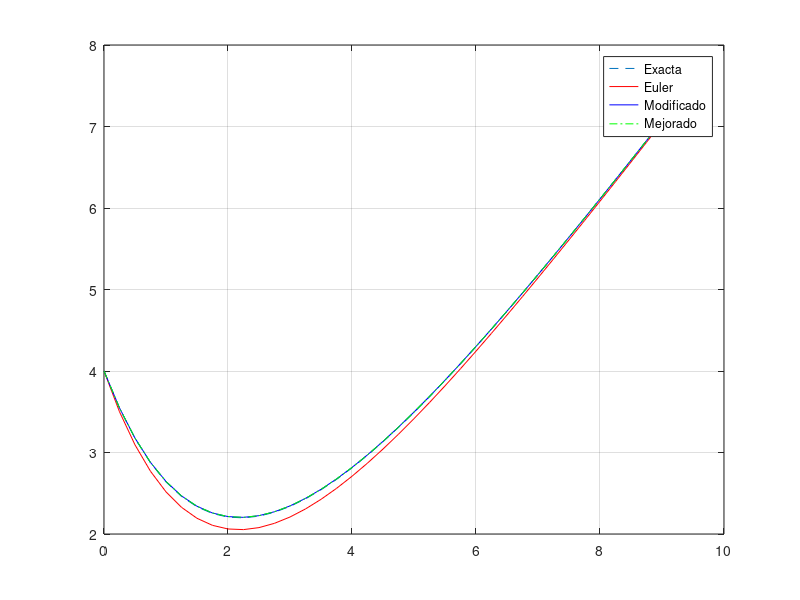
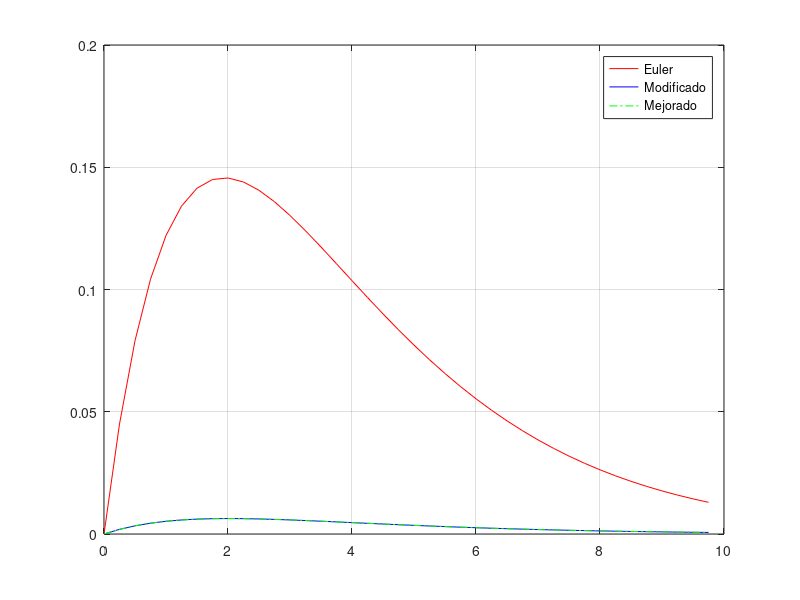

MATLAB code to generate these figures, in order:
function graf_ej3
    y0 = 4;
    t0 = 0;
    Dt = 0.25;
    NDt = 40;
    w = 1/2;

    yEuler=zeros(NDt,1);
    yMej=zeros(NDt,1);
    yMod=zeros(NDt,1);
    t=zeros(NDt,1);
    exacta=zeros(NDt,1);

    yEuler(1) = y0;
    yMej(1) = y0;
    yMod(1) = y0;
    t(1) = t0;

    function edo = f_edo(y,t)
        edo = (t/2) - (1/2)*y;
    end

    # Euler
    for j=1:NDt -1
        k1 = Dt * f_edo(yEuler(j),t(j));

        yEuler(j+1) = yEuler(j) + k1;
        t(j+1) = t(j) + Dt;
    end

    # Euler Modificado
    for j=1:NDt - 1
        k1 = Dt * f_edo(yMod(j),t(j));

        yg = yMod(j) + k1/(2*w);
        tg = t(j) + Dt/(2*w);

        k2 = Dt * f_edo(yg,tg);

        yMod(j+1) = yMod(j) + ((1-w) * k1) + (w * k2);
        t(j+1) = t(j) + Dt;
    end

    # Euler Mejorado
    for j=1: NDt - 1
        k1 = Dt * f_edo(yMej(j),t(j));
        
        yg = yMej(j) + k1;
        tg = t(j) + Dt;

        k2 = Dt * f_edo(yg,tg);

        yMej(j+1) = yMej(j) + (k1+k2)/2;
        t(j+1) = t(j) + Dt;
    end

    # Exacta
    for j=1:NDt
        exacta(j) = 6*exp(-t(j)/2) - 2 + t(j);
    end

    # Errores
    errorEuler = abs(exacta(3)-yEuler(3))
    errorMod = abs(exacta(3)-yMod(3))
    errorMej = abs(exacta(3)-yMej(3))

    for j=1:NDt
        errorEuler(j) = abs(exacta(j)-yEuler(j));
        errorMod(j) = abs(exacta(j)-yMod(j));
        errorMej(j) = abs(exacta(j)-yMej(j));
    end

    figure(1)
    plot(t,exacta,'--',t,yEuler,'-r',t,yMod,"-b",t,yMej,'-.g')
    legend("Exacta","Euler","Modificado","Mejorado")
    grid on

    figure(2)
    plot(t,errorEuler,'-r',t,errorMod,"-b",t,errorMej,'-.g')
    legend("Euler","Modificado","Mejorado")
    grid on
endfunction